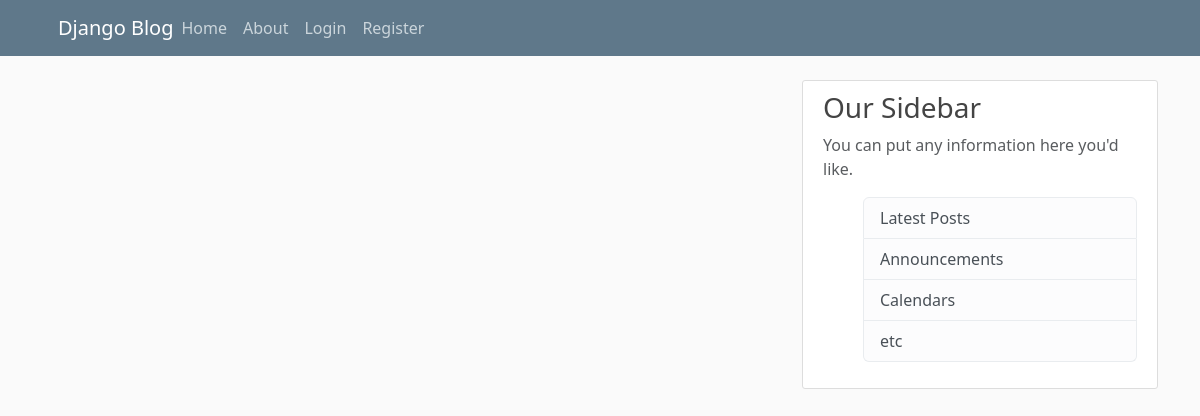
/, run on an earlier commit of the app's database.
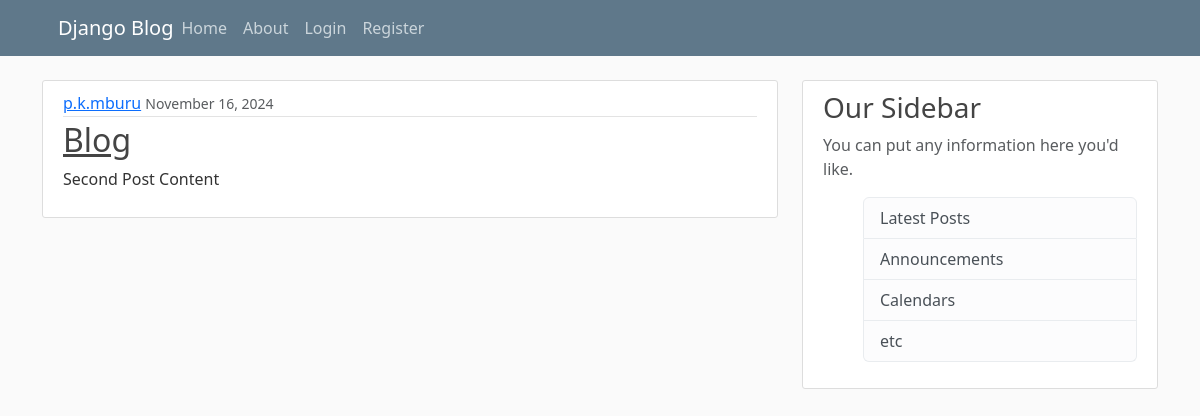
And on a later commit of the database.
### blog/models.py (models this page shows, shortened)
class Post(models.Model):
    title = models.CharField(max_length=100)
    content = models.TextField()
    date_posted = models.DateTimeField(default=timezone.now)
    author = models.ForeignKey(User, on_delete=models.CASCADE)

### blog/views.py (the view)
# urls.py: path('', views.home, name='blog-home'),
def home(request):
    context = {
        'posts': Post.objects.all()
    }
    return render(request, 'blog/home.html', context)

### blog/templates/blog/home.html
{% extends "blog/base.html" %}
{% block content %}
    {% for post in posts %}
        <article class="media content-section">
            <div class="media-body">
                <div class="article-metadata">
                    <a class="mr-2" href="#">{{ post.author }}</a>
                    <small class="text-muted">{{ post.date_posted | date:"F d, Y" }}</small>
                </div>
                <h2><a class="article-title" href="#">{{ post.title }}</a></h2>
                <p class="article-content">{{ post.content }}</p>
            </div>
        </article>
    {% endfor %}
{% endblock %}

### blog/templates/blog/base.html (shortened to what this page needs)
{% load static %}
<!DOCTYPE html>
<html lang="en">
<head>
    <link rel="stylesheet" href="https://cdn.jsdelivr.net/npm/bootstrap@5.3.3/dist/css/bootstrap.rtl.min.css"
>
    <link rel="stylesheet" type="text/css" href="{% static 'blog/main.css' %}">
</head>
<body>
<header class="site-header">
    <nav class="navbar navbar-expand-md navbar-dark bg-steel fixed-top">
        <div class="container">
            <a class="navbar-brand mr-4" href="{% url 'blog-home' %}">Django Blog</a>
            <div class="collapse navbar-collapse" id="navbarToggle">
                <div class="navbar-nav mr-auto">
                    <a class="nav-item nav-link" href="{% url 'blog-home' %}">Home</a>
                    <a class="nav-item nav-link" href="{% url 'blog-about' %}">About</a>
                </div>
                <div class="navbar-nav">
                    {% if user.is_authenticated %}
                        <a class="nav-item nav-link" href="{% url 'profile' %}">profile</a>
                        <a class="nav-item nav-link" href="{% url 'logout' %}">Logout</a>
                    {% else %}
                        <a class="nav-item nav-link" href="{% url 'login' %}">Login</a>
                        <a class="nav-item nav-link" href="{% url 'register' %}">Register</a>
                    {% endif %}
                </div>
            </div>
        </div>
    </nav>
</header>
<main role="main" class="container">
    <div class="row">
        <div class="col-md-8">
            {% block content %}{% endblock %}
        </div>
        <div class="col-md-4">
            <div class="content-section">
                <h3>Our Sidebar</h3>
                <p class='text-muted'>You can put any information here you'd like.
                <ul class="list-group">
                    <li class="list-group-item list-group-item-light">Latest Posts</li>
                    <li class="list-group-item list-group-item-light">Announcements</li>
                    <li class="list-group-item list-group-item-light">Calendars</li>
                    <li class="list-group-item list-group-item-light">etc</li>
                </ul>
                </p>
            </div>
        </div>
    </div>
</main>
</body>
</html>

### blog/static/blog/main.css (style rules this page uses)
body { background: #fafafa; color: #333333; margin-top: 5rem; }
h1, h2, h3, h4, h5, h6 { color: #444444; }
ul { margin: 0; }
.bg-steel { background-color: #5f788a; }
.site-header .navbar-nav .nav-link { color: #cbd5db; }
.content-section { background: #ffffff; padding: 10px 20px; border: 1px solid #dddddd; border-radius: 3px; margin-bottom: 20px; }
.article-title { color: #444444; }
.article-content { white-space: pre-line; }
.article-metadata { padding-bottom: 1px; margin-bottom: 4px; border-bottom: 1px solid #e3e3e3 }

What changed in the data, as far as the page shows it:
added Post: author "p.k.mburu", date_posted "November 16, 2024", title "Blog", content "Second Post Content"
